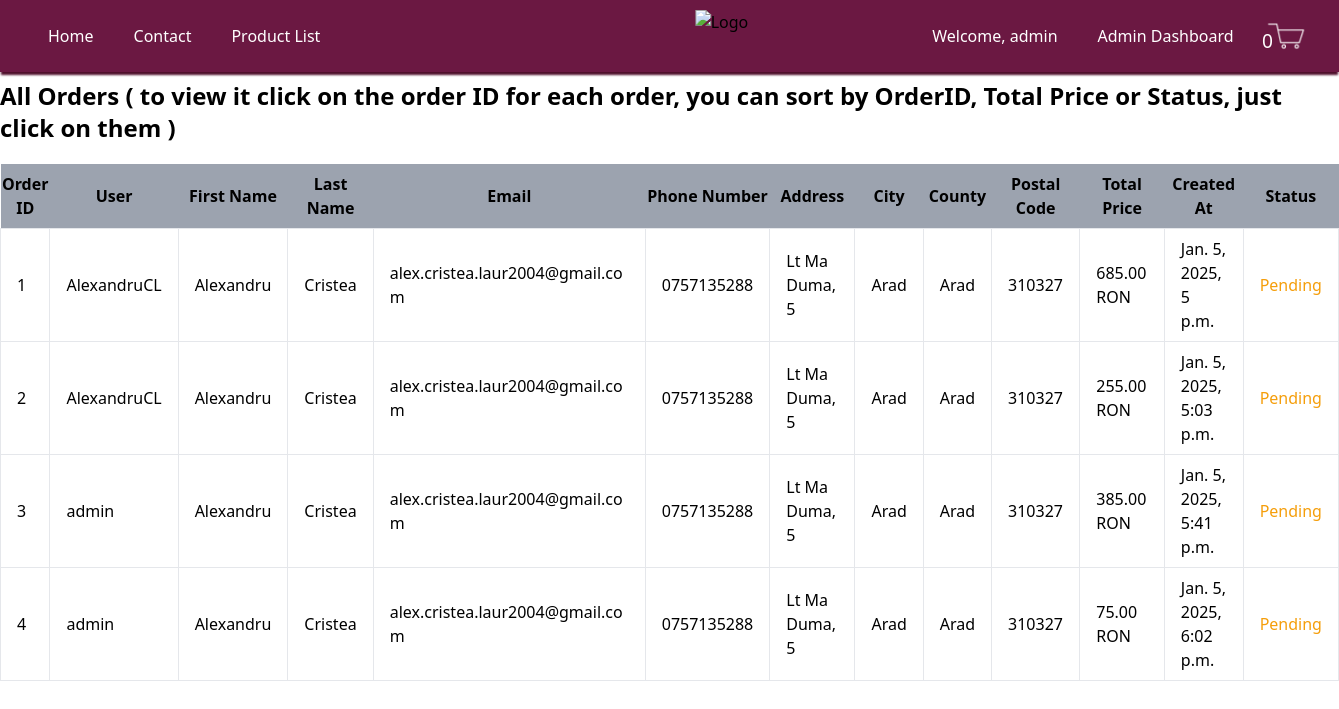
Screenshot of /orders/ (signed in) with the database file from the repository.
### my_app/models.py (models this page shows, shortened)
class Order(models.Model):
    user = models.ForeignKey(User, on_delete=models.CASCADE)
    created_at = models.DateTimeField(default=timezone.now)
    first_name = models.CharField(max_length=30,default='')
    last_name = models.CharField(max_length=30,default='')
    email = models.EmailField(max_length=254, default='')
    phone_number = models.CharField(max_length=15, default='')
    address = models.CharField(max_length=255 , null=True)
    city = models.CharField(max_length=100, null=True)
    county = models.CharField(max_length=100, default='')
    postal_code = models.CharField(max_length=6, null=True)
    total_price = models.DecimalField(max_digits=10, decimal_places=2)
    status = models.CharField(max_length=20, default='Pending')
    wines = models.ManyToManyField(Wines, through='OrderItem', related_name='orders')
    spirits = models.ManyToManyField(Spirits, through='OrderItem', related_name='orders')

### my_app/views.py (the view)
# urls.py: path('orders/', views.orders, name='orders'),
@staff_member_required
def orders(request):
    orders = Order.objects.all()
    return render(request, 'my_app/orders.html', {'orders': orders})

### my_app/context_processors.py (called while the page is built)
def cart_item_count(request):
    if request.user.is_authenticated:
        cart_items = CartItem.objects.filter(cart__user=request.user)
        return {'cart_item_count': cart_items.count()}
    return {'cart_item_count': 0}

### templates/my_app/orders.html (shortened to what this page needs)
<!DOCTYPE html>
<html lang="en">
<head>
    <link href="https://cdn.jsdelivr.net/npm/tailwindcss@2.2.19/dist/tailwind.min.css" rel="stylesheet">
</head>
<body>
    {% include 'my_app/header.html' %}
    <div class=" mx-auto content">
        <h1 class="text-2xl font-bold mb-5">All Orders ( to view it click on the order ID for each order, you can sort by OrderID, Total Price or Status, just click on them )</h1>
        <table class="min-w-full bg-white">
            <thead>
                <tr class="bg-gray-400">
                    <th class="py-2 cursor-pointer" id="order-id-header">Order ID</th>
                    <th class="py-2">User</th>
                    <th class="py-2">First Name</th>
                    <th class="py-2">Last Name</th>
                    <th class="py-2">Email</th>
                    <th class="py-2">Phone Number</th>
                    <th class="py-2">Address</th>
                    <th class="py-2">City</th>
                    <th class="py-2">County</th>
                    <th class="py-2">Postal Code</th>
                    <th class="py-2 cursor-pointer" id="total-price-header">Total Price</th>
                    <th class="py-2">Created At</th>
                    <th class="py-2 cursor-pointer" id="status-header">Status</th>
                </tr>
            </thead>
            <tbody id="orders-body">
                {% for order in orders %}
                <tr class="hover:bg-gray-100">
                    <td class="border px-4 py-2 order-id cursor-pointer" data-order-id="{{ order.id }}">{{ order.id }}</td>
                    <td class="border px-4 py-2">{{ order.user.username }}</td>
                    <td class="border px-4 py-2">{{ order.first_name }}</td>
                    <td class="border px-4 py-2">{{ order.last_name }}</td>
                    <td class="border px-4 py-2">{{ order.email }}</td>
                    <td class="border px-4 py-2">{{ order.phone_number }}</td>
                    <td class="border px-4 py-2 wrap-text">{{ order.address }}</td>
                    <td class="border px-4 py-2">{{ order.city }}</td>
                    <td class="border px-4 py-2">{{ order.county }}</td>
                    <td class="border px-4 py-2">{{ order.postal_code }}</td>
                    <td class="border px-4 py-2">{{ order.total_price }} RON</td>
                    <td class="border px-4 py-2">{{ order.created_at }}</td>
                    <td class="border px-4 py-2 {% if order.status == 'Pending' %}text-yellow-500{% elif order.status == 'Done' %}text-green-500{% endif %}">{{ order.status }}</td>
                </tr>
                {% endfor %}
            </tbody>
        </table>
    </div>
</body>
</html>

### templates/my_app/header.html (shortened to what this page needs)
{% load static %}
{% load custom_filters %}
    <header class="header">
        <div class="links">
            <nav class="flex items-center justify-between relative">
                <div class="hidden lg:flex lg:items-center lg:space-x-10 lg:-ml-20">
                    <a href="/home" title="" class="headerlinks"> Home </a>
                    <a href="/home/contact" title="" class="headerlinks"> Contact </a>
                    <a href="/home/product_list" title="" class="headerlinks"> Product List </a>
                </div>
                <div class="absolute left-1/2 transform -translate-x-1/2">
                    <a href="/home">
                        <img class="imageheadersize" src="{% static 'images/logo.png' %}" alt="Logo" />
                    </a>
                </div>
                <div class="hidden lg:flex lg:items-center lg:space-x-10 lg:-mr-20">
                    {% if user.is_authenticated %}
                    <a href="{% url 'profile_view' %}" title="" class="headerlinks">
                        <span class="headerlinks">Welcome, {{ user.username }}</span>
                        {% if user.is_superuser or user|has_group:"Product Population" %}
                            <a href="{% url 'admin_dashboard' %}" title="" class="headerlinks"> Admin Dashboard </a>
                        {% endif %}
                    </a>
                        <a href="{% url 'cart_view' %}" class="headerlinks cart-link">
                            <span class="cartlogo"><span class="cart-count">{{ cart_item_count }}</span></span>
                        </a>
                    {% else %}
                        <a href="{% url 'login' %}?next={{ request.path }}" title="" class="headerlinks"> Log in </a>
                        <a href="{% url 'signup' %}?next={{ request.path }}" title="" class="headerlinks"> Sign up </a>
                    {% endif %}
                </div>
            </nav>
        </div>
    </header>

### templates/my_app/orders.html (style rules this page uses)
.content { margin-top: 5rem; }
table td { word-wrap: break-word; white-space: normal; max-width: 17rem; }

### rows the page displays
Order: id "1", user.username "AlexandruCL", first_name "Alexandru", last_name "Cristea", email "alex.cristea.laur2004@gmail.com", phone_number "0757135288", address "Lt Ma Duma, 5", city "Arad", county "Arad", postal_code "310327", total_price "685.00", created_at "Jan. 5, 2025, 5 p.m.", status "Pending"
Order: id "2", user.username "AlexandruCL", first_name "Alexandru", last_name "Cristea", email "alex.cristea.laur2004@gmail.com", phone_number "0757135288", address "Lt Ma Duma, 5", city "Arad", county "Arad", postal_code "310327", total_price "255.00", created_at "Jan. 5, 2025, 5:03 p.m.", status "Pending"
Order: id "3", user.username "admin", first_name "Alexandru", last_name "Cristea", email "alex.cristea.laur2004@gmail.com", phone_number "0757135288", address "Lt Ma Duma, 5", city "Arad", county "Arad", postal_code "310327", total_price "385.00", created_at "Jan. 5, 2025, 5:41 p.m.", status "Pending"
Order: id "4", user.username "admin", first_name "Alexandru", last_name "Cristea", email "alex.cristea.laur2004@gmail.com", phone_number "0757135288", address "Lt Ma Duma, 5", city "Arad", county "Arad", postal_code "310327", total_price "75.00", created_at "Jan. 5, 2025, 6:02 p.m.", status "Pending"

### other values shown
{{ user.username }} "admin"
{{ cart_item_count }} "0"
